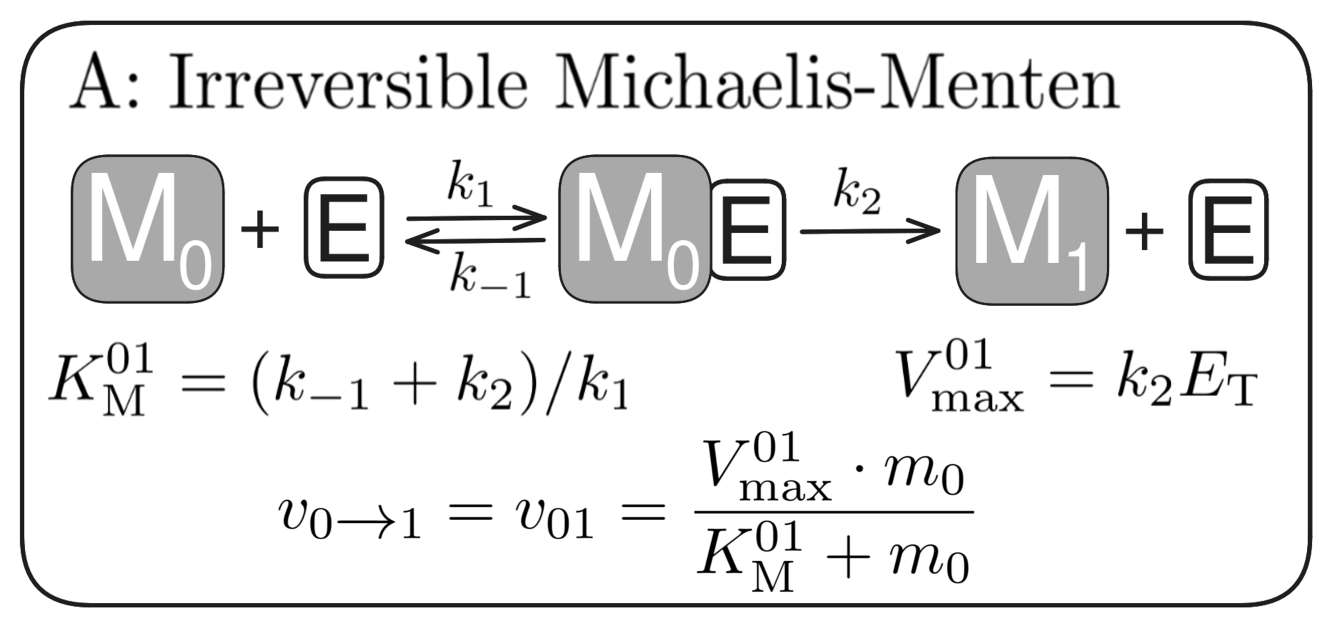
#> input picture Figure S1/plotdata/panel_A.png, 3996 x 1879 px (shown at 1/3 size)
$ python Figure_S1.py
#> lines starting #> are read from the running program, lines starting #| are printed output that depends on the picture
#!/usr/bin/env python3
# -*- coding: utf-8 -*-
"""
Created on Sat Jul 12 22:33:15 2025

@author: robert
"""


import numpy as np

import matplotlib.pyplot as plt

import matplotlib.pylab as pylab
# import make_figure_data as mfd
# import matplotlib.image as img
import matplotlib as mpl
import matplotlib.image as img

savefig=0

params = {'legend.fontsize': 30,
          'figure.figsize': (12, 9),
          'axes.labelsize': 'x-large',
          'axes.titlesize': 20,
          'xtick.labelsize':20,
          'ytick.labelsize':20,
          'legend.title_fontsize':15}
pylab.rcParams.update(params)
mpl.rc('text', usetex = True)
mpl.rc('text.latex', preamble=r'\usepackage{amsmath}')


plt.figure()


ax1=plt.axes([0.03,0.55,0.62,0.5])
motifnone=img.imread('panel_A.png')
#> motifnone is the input picture: shape (1879, 3996, 4) float32; mean R, G, B, A 0.913, 0.913, 0.913, 0.996
# img[80:280, 150:330]
plt.imshow(motifnone[10:1869, 10:3986])
# ax1.axis([0,1,0,1])
plt.axis('off')

ax2=plt.axes([0.03,0.115,0.62,0.55])
plt.axis('off')
motifbranch=img.imread('panel_B.png')
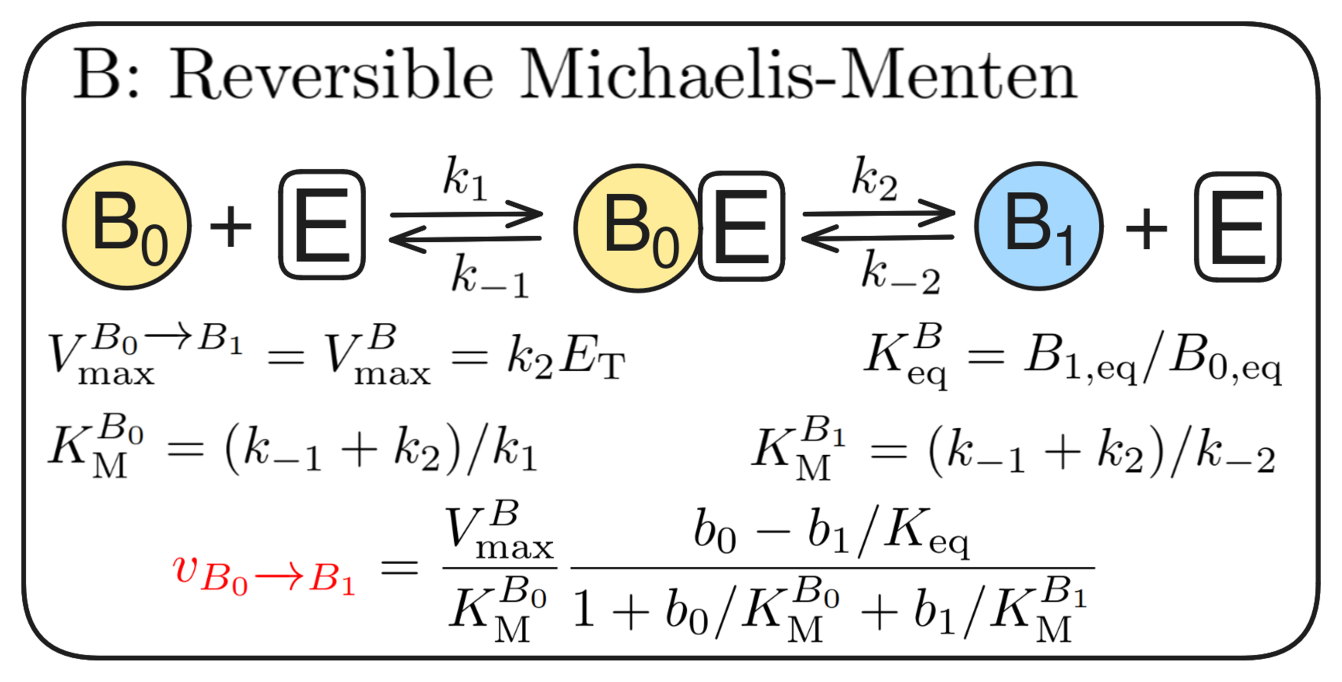
#> input picture Figure S1/plotdata/panel_B.png, 4024 x 2044 px (shown at 1/3 size)
#> motifbranch is the input picture: shape (2044, 4024, 4) float32; mean R, G, B, A 0.915, 0.914, 0.907, 0.998
plt.imshow(motifbranch[10:2034, 10:4014])

ax3=plt.axes([0.03,-0.25,0.62,0.5])
plt.axis('off')
motiffull=img.imread('panel_C.png')
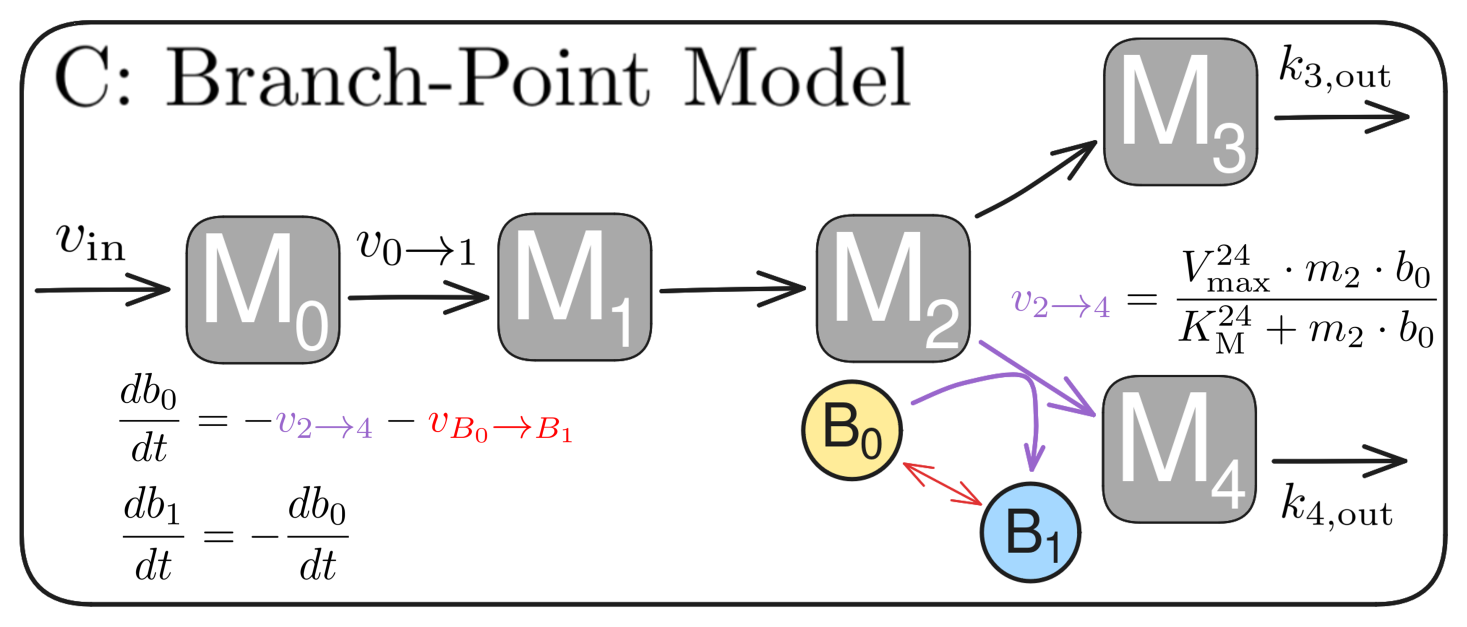
#> input picture Figure S1/plotdata/panel_C.png, 4400 x 1879 px (shown at 1/3 size)
#> motiffull is the input picture: shape (1879, 4400, 4) float32; mean R, G, B, A 0.908, 0.91, 0.908, 0.998
plt.imshow(motiffull[10:1869, 10:4390])

ax4=plt.axes( [0.65,-0.18,0.65,1.18])
plt.axis('off')
motifeq=img.imread('panel_D.png')
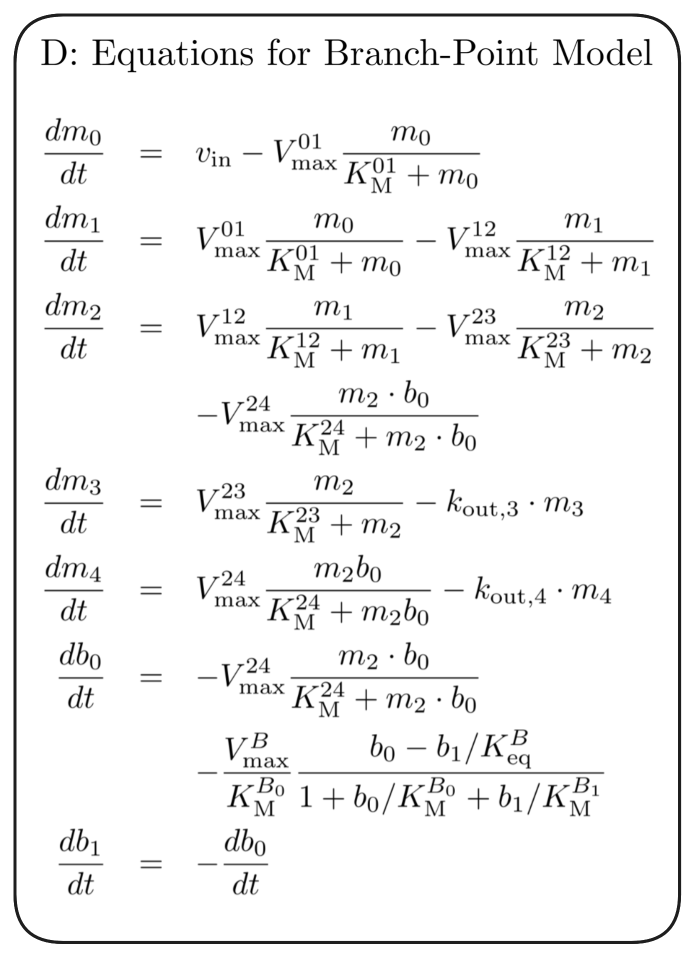
#> input picture Figure S1/plotdata/panel_D.png, 1389 x 1914 px (shown at 1/2 size)
#> motifeq is the input picture: shape (1914, 1389, 4) float32; mean R, G, B, A 0.953, 0.953, 0.953, 1
plt.imshow(motifeq)

print(motifnone.shape)
#| (1879, 3996, 4)
print(motifbranch.shape)
#| (2044, 4024, 4)
print(motiffull.shape)
#| (1879, 4400, 4)
print(motifeq.shape)
#| (1914, 1389, 4)


if savefig==1:
    plt.savefig('Figure_S1.png',bbox_inches='tight',format='png')
    plt.savefig('Figure_S1.eps',bbox_inches='tight',format='eps')
    plt.savefig('Figure_S1.svg',bbox_inches='tight',format='svg')
    plt.savefig('Figure_S1.pdf',bbox_inches='tight',format='pdf')

plt.show()
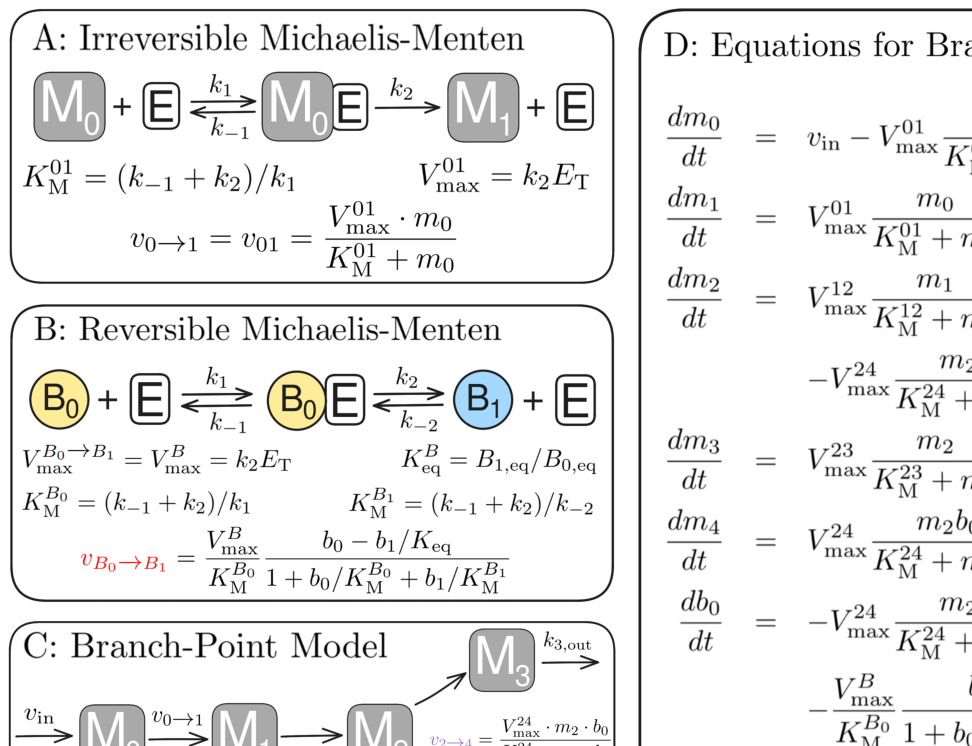
#> figure drawn by matplotlib, 4 panels
